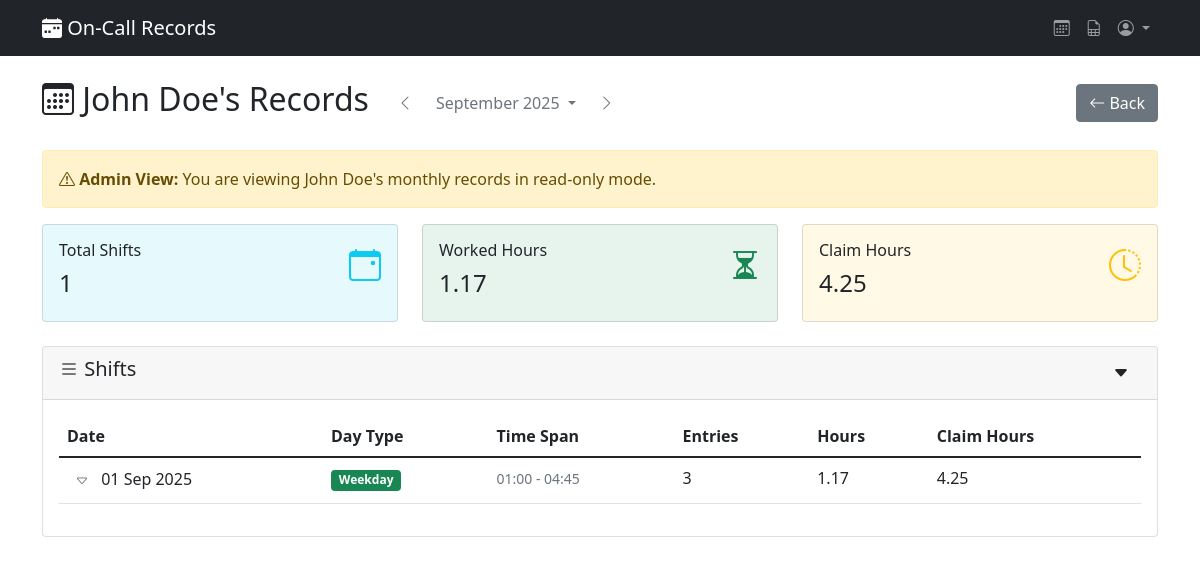
/staff/user/2/ (signed in), run on an earlier commit of the app's database.
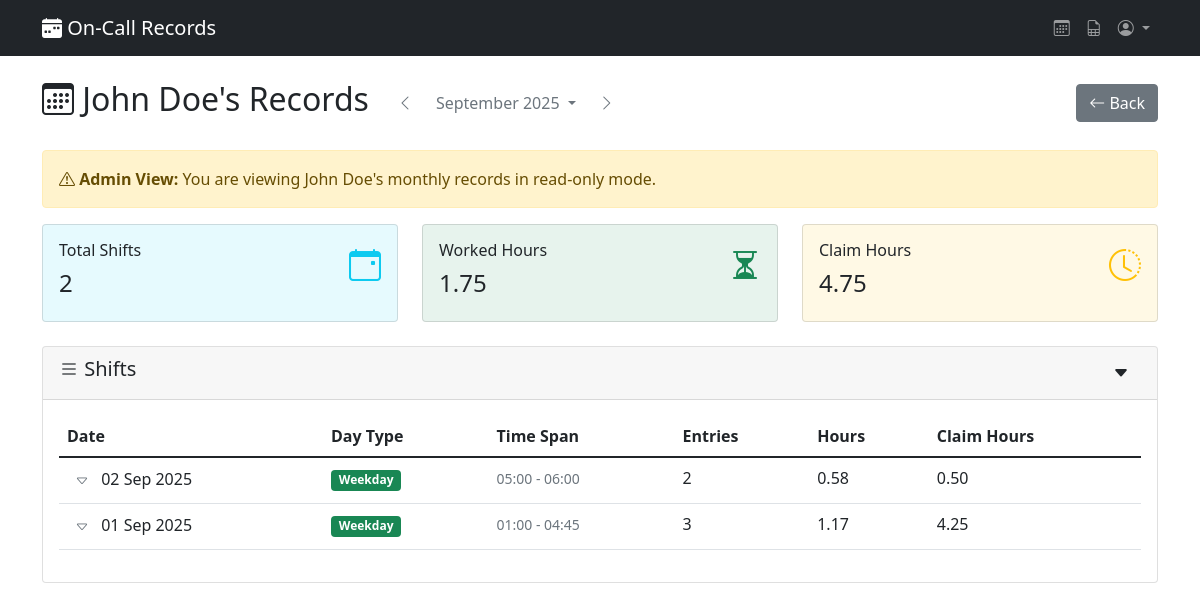
And on a later commit of the database.
### records/models.py (models this page shows, shortened)
class OnCallStaff(models.Model):
    assignment_id = models.CharField(max_length=50, unique=True)
    user = models.OneToOneField(User, on_delete=models.CASCADE)

class Shift(models.Model):
    DAY_TYPES = [
        ('Weekday', 'Weekday'),
        ('Saturday', 'Saturday'),
        ('Sunday', 'Sunday'),
        ('BankHoliday', 'Bank Holiday'),
    ]
    staff = models.ForeignKey(OnCallStaff, on_delete=models.CASCADE)
    date = models.DateField()
    day_type = models.CharField(max_length=20, choices=DAY_TYPES, default='Weekday')
    class Meta:
        unique_together = ('staff', 'date')

class TimeEntry(models.Model):
    shift = models.ForeignKey(Shift, on_delete=models.CASCADE, related_name='time_entries')
    time_started = models.TimeField()
    time_ended = models.TimeField()
    task = models.ForeignKey(Task, on_delete=models.CASCADE)
    detail = models.ForeignKey(Detail, on_delete=models.SET_NULL, null=True, blank=True)
    work_mode = models.ForeignKey(WorkMode, on_delete=models.CASCADE)
    claim = models.DecimalField(max_digits=5, decimal_places=2, default=0.00)
    @property
    def hours(self):
        start = datetime.combine(self.shift.date, self.time_started)
        end = datetime.combine(self.shift.date, self.time_ended)
        if self.time_ended <= self.time_started:
            end += timedelta(days=1)
        duration = end - start
        return round(duration.total_seconds() / 3600, 2)

### records/views.py (the view)
# urls.py: path('staff/user/<int:user_id>/', views.admin_user_dashboard, name='admin_user_dashboard'),
@require_staff_permission
def admin_user_dashboard(request, user_id):
    staff = get_object_or_404(OnCallStaff, user_id=user_id)
    month, year = get_safe_month_year_from_request(request)
    current_month_start, next_month_start = get_month_date_range(year, month)
    shifts = Shift.objects.filter(
        staff=staff,
        date__gte=current_month_start,
        date__lt=next_month_start
    ).prefetch_related('time_entries__task', 'time_entries__work_mode').order_by('-date')
    for shift in shifts:
        shift.calculated_hours = sum(entry.hours for entry in shift.time_entries.all())
        shift.calculated_claims = sum(entry.claim for entry in shift.time_entries.all())
    total_hours = sum(
        sum(entry.hours for entry in shift.time_entries.all())
        for shift in shifts
    )
    total_claims = sum(
        sum(entry.claim for entry in shift.time_entries.all())
        for shift in shifts
    )
    month_context = build_month_context(month, year)
    context = {
        'staff': staff,
        'shifts': shifts,
        'total_hours': total_hours,
        'total_claims': total_claims,
        'is_admin_view': True,
        **month_context,  # Merge month navigation context
    }
    return render(request, 'records/admin_user_dashboard.html', context)

### records/utils/date_helpers.py (called while the page is built)
def get_month_date_range(year, month):
    try:
        start_date = date(year, month, 1)
        if month == 12:
            end_date = date(year + 1, 1, 1)
        else:
            end_date = date(year, month + 1, 1)
        return start_date, end_date
    except ValueError:
        today = timezone.now().date()
        return get_month_date_range(today.year, today.month)

def get_month_navigation(month, year):
    if month == 1:
        prev_month, prev_year = 12, year - 1
    else:
        prev_month, prev_year = month - 1, year
    if month == 12:
        next_month, next_year = 1, year + 1
    else:
        next_month, next_year = month + 1, year
    return prev_month, prev_year, next_month, next_year

def get_safe_month_year_from_request(request):
    today = timezone.now().date()
    try:
        month = int(request.GET.get('month', today.month))
        year = int(request.GET.get('year', today.year))
        if not (1 <= month <= 12):
            month = today.month
            year = today.year
        if not (2000 <= year <= 2100):
            month = today.month
            year = today.year
        return month, year
    except (ValueError, TypeError):
        return today.month, today.year

### records/templates/records/admin_user_dashboard.html (shortened to what this page needs)
{% extends 'records/base.html' %}
{% block content %}
<div class="row">
    <div class="col-lg-12">
        <div class="d-flex justify-content-between align-items-center mb-4">
            <div class="d-flex align-items-center">
                <h2><i class="bi-calendar3"></i> {{ staff.user.get_full_name|default:staff.user.username }}'s Records</h2>
                <div class="ms-3">
                    {% include 'records/partials/month_selector.html' %}
                </div>
            </div>
            <a href="javascript:history.back()" class="btn btn-secondary">
                <i class="bi bi-arrow-left"></i> Back
            </a>
        </div>
    </div>
</div>
<div class="alert alert-warning" role="alert">
    <i class="bi bi-exclamation-triangle"></i> <strong>Admin View:</strong> You are viewing {{ staff.user.get_full_name|default:staff.user.username }}'s monthly records in read-only mode.
</div>
{% include 'records/partials/stats_cards.html' %}
{% with is_admin_view=True %}
    {% include 'records/partials/shifts_table.html' %}
{% endwith %}
{% endblock content %}

### records/templates/records/base.html (shortened to what this page needs)
<!DOCTYPE html>
<html lang="en">
    <head>
        <link rel="icon" type="image/x-icon" href="{% load static %}{% static 'images/favicon.ico' %}">
        <link href="https://cdn.jsdelivr.net/npm/bootstrap@5.1.3/dist/css/bootstrap.min.css" rel="stylesheet">
        <link href="https://cdn.jsdelivr.net/npm/bootstrap-icons@1.7.2/font/bootstrap-icons.css" rel="stylesheet">
    </head>
    <body>
        <nav class="navbar navbar-expand-lg navbar-dark bg-dark">
            <div class="container">
                <a class="navbar-brand" href="{% url 'dashboard' %}">
                    <i class="bi bi-calendar-week-fill"></i> On-Call Records
                </a>
                <div class="navbar-nav ms-auto">
                    {% if user.is_authenticated %}
                        <a class="nav-link"
                           href="{% url 'dashboard' %}"
                           title="Records"
                           data-bs-toggle="tooltip"
                           data-bs-placement="bottom">
                            <i class="bi-calendar3"></i>
                        </a>
                        {% if user.is_staff %}
                            <a class="nav-link"
                               href="{% url 'monthly_report' %}"
                               title="Reports"
                               data-bs-toggle="tooltip"
                               data-bs-placement="bottom">
                                <i class="bi bi-file-earmark-spreadsheet"></i>
                            </a>
                        {% endif %}
                        <div class="nav-item dropdown">
                            <a class="nav-link dropdown-toggle"
                               href="#"
                               id="userDropdown"
                               role="button"
                               data-bs-toggle="dropdown"
                               aria-expanded="false">
                                <i class="bi bi-person-circle"></i>
                            </a>
                        </div>
                    {% else %}
                        <a class="nav-link" href="{% url 'login' %}">
                            <i class="bi bi-box-arrow-in-right"></i> Login
                        </a>
                    {% endif %}
                </div>
            </div>
        </nav>
        <div class="container mt-4">
            {% block content %}
            {% endblock content %}
        </div>
    </body>
</html>

### records/templates/records/partials/month_selector.html (shortened to what this page needs)
<div class="btn-group" role="group">
    <a href="?month={{ prev_month }}&year={{ prev_year }}" class="btn btn-outline-secondary border-0">
        <i class="bi bi-chevron-left"></i>
    </a>
    <button type="button" class="btn btn-outline-secondary dropdown-toggle border-0" data-bs-toggle="dropdown">
        {{ current_month }}
    </button>
    <a href="?month={{ next_month }}&year={{ next_year }}" class="btn btn-outline-secondary border-0">
        <i class="bi bi-chevron-right"></i>
    </a>
</div>

### records/templates/records/partials/stats_cards.html
<div class="row mb-4">
    <div class="col-md-4">
        <div class="card" style="background-color: rgba(13, 202, 240, 0.1);">
            <div class="card-body">
                <div class="d-flex justify-content-between">
                    <div>
                        <h6 class="card-title">Total Shifts</h6>
                        <h4>{{ shifts.count }}</h4>
                    </div>
                    <i class="bi bi-calendar-event text-info" style="font-size: 2rem;"></i>
                </div>
            </div>
        </div>
    </div>
    <div class="col-md-4">
        <div class="card" style="background-color: rgba(25, 135, 84, 0.1);">
            <div class="card-body">
                <div class="d-flex justify-content-between">
                    <div>
                        <h6 class="card-title">Worked Hours</h6>
                        <h4>{{ total_hours|floatformat:2 }}</h4>
                    </div>
                    <i class="bi bi-hourglass-split text-success" style="font-size: 2rem;"></i>
                </div>
            </div>
        </div>
    </div>
    <div class="col-md-4">
        <div class="card" style="background-color: rgba(255, 193, 7, 0.1);">
            <div class="card-body">
                <div class="d-flex justify-content-between">
                    <div>
                        <h6 class="card-title">Claim Hours</h6>
                        <h4>{{ total_claims|floatformat:2 }}</h4>
                    </div>
                    <i class="bi bi-clock-history text-warning" style="font-size: 2rem;"></i>
                </div>
            </div>
        </div>
    </div>
</div>

### records/templates/records/partials/shifts_table.html (shortened to what this page needs)
<div class="card">
    <div class="card-header d-flex justify-content-between align-items-center">
        <h5><i class="bi bi-list"></i> Shifts</h5>
        <div class="d-flex align-items-center">
            {% if shifts %}
                <button id="toggleAllShifts" class="btn btn-outline-dark border-0 {% if not is_admin_view and is_current_month %}ms-2{% endif %}"
                        data-bs-toggle="tooltip" title="Expand all shifts">
                    <i class="bi bi-caret-down-fill"></i>
                </button>
            {% endif %}
        </div>
    </div>
    <div class="card-body">
        {% if shifts %}
            <div class="table-responsive">
                <table class="table">
                    <thead>
                        <tr>
                            <th>Date</th>
                            <th>Day Type</th>
                            <th>Time Span</th>
                            <th>Entries</th>
                            <th>Hours</th>
                            <th>Claim Hours</th>
                        </tr>
                    </thead>
                    <tbody>
                        {% for shift in shifts %}
                            <tr>
                                <td>
                                    <button class="btn btn-sm btn-outline-secondary border-0" type="button" data-bs-toggle="collapse" data-bs-target="#shift-{{ shift.id }}" aria-expanded="false">
                                        <i class="bi bi-caret-down"></i>
                                    </button>
                                    {{ shift.date|date:"d M Y" }}
                                </td>
                                <td>
                                    {% if shift.day_type == 'Weekday' %}
                                        <span class="badge bg-success">{{ shift.day_type }}</span>
                                    {% elif shift.day_type == 'Saturday' %}
                                        <span class="badge bg-warning">{{ shift.day_type }}</span>
                                    {% elif shift.day_type == 'Sunday' %}
                                        <span class="badge bg-danger">{{ shift.day_type }}</span>
                                    {% else %}
                                        <span class="badge bg-info">{{ shift.day_type }}</span>
                                    {% endif %}
                                </td>
                                <td>
                                    {% if shift.time_entries.all %}
                                        {% with first_entry=shift.time_entries.first last_entry=shift.time_entries.last %}
                                            <span class="text-muted small">{{ first_entry.time_started|time:"H:i" }} - {{ last_entry.time_ended|time:"H:i" }}</span>
                                        {% endwith %}
                                    {% else %}
                                        <span class="text-muted">-</span>
                                    {% endif %}
                                </td>
                                <td>{{ shift.time_entries.count }}</td>
                                <td>{{ shift.calculated_hours|floatformat:2 }}</td>
                                <td>{{ shift.calculated_claims|floatformat:2 }}</td>
                            </tr>
                        {% endfor %}
                    </tbody>
                </table>
            </div>
        {% endif %}
    </div>
</div>

What changed in the data, as far as the page shows it:
added Shift: date "02 Sep 2025", day_type "Weekday", time_entries.first.time_started "05:00", time_entries.last.time_ended "06:00", time_entries.count "2", calculated_hours "0.58", calculated_claims "0.50"
Also different on the page:
{{ shifts.count }}: "1" → "2"
{{ total_hours|floatformat:2 }}: "1.17" → "1.75"
{{ total_claims|floatformat:2 }}: "4.25" → "4.75"
